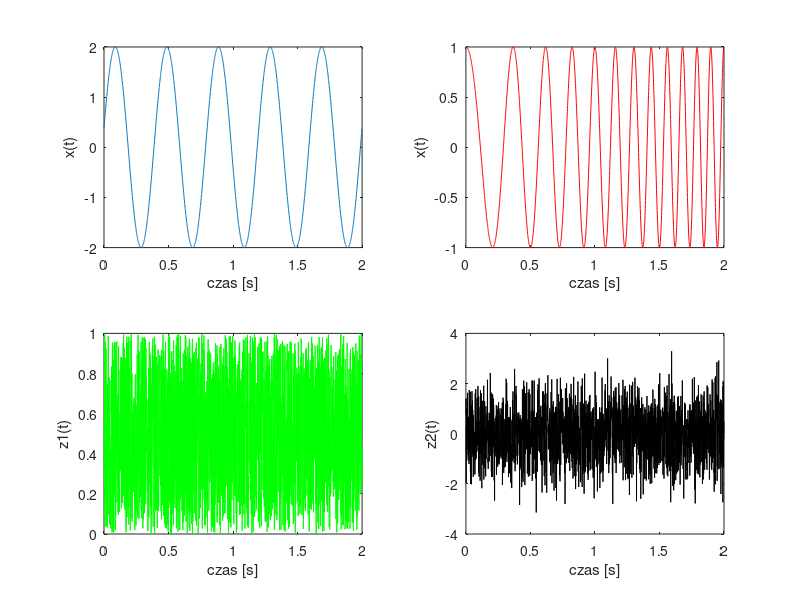

The MATLAB source for this figure:
%sin
fp = 1000;
N = 2000;
t = 0 : 1/fp : (N-1)/fp; % start : krok : koniec

A = 2;
f = 2.5;
f0 = 0.2;
x = A*sin(2*pi*f*t + f0);

figure(1);
subplot(2,2,1); %dzieli okno wykresu, wymienne hold on
plot(t,x);
xlabel('czas [s]');
ylabel('x(t)');

%hold on; %pozwala rysować więcej niż jeden wykres

%sinusoida o zmiennej częst.
subplot(2,2,2);
y = chirp(t,2,(N-1)/fp,10); 
plot(t,y,'r'); %kolejne wywołanie wymazuje bez hold on/off
xlabel('czas [s]');
ylabel('x(t)');

z1 = rand(1, 2000); %rozkład bliski jednolitego losowych
subplot(2,2,3);
plot(t,z1,'g');
xlabel('czas [s]');
ylabel('z1(t)');

z2 = randn(1, 2000); %rozkład naturalny losowych
subplot(2,2,4);
plot(t,z2,'k');
xlabel('czas [s]');
ylabel('z2(t)');

%hold off;

%bez średnika na końcu -> wyświetla w konsoli
mean(z1) %średnia
var(z1) %wariancja

mean(z2)
var(z2)
